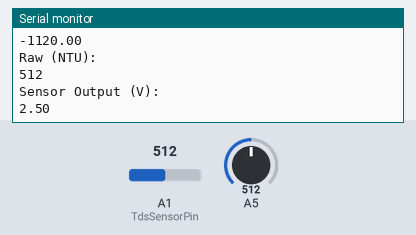
Simulated run of this sketch. Board: Arduino Uno, built with avr-gcc and run on an emulated ATmega328P. Parts: the last lines printed to the serial monitor. Inputs (shaded band) come from the test bench; at power-on: A1 (TdsSensorPin) = 512, A5 = 512.

Above: at 1.8 s.
1.9 s: A1 (TdsSensorPin) set to 716
3.4 s: A5 set to 716
At 4.7 s:
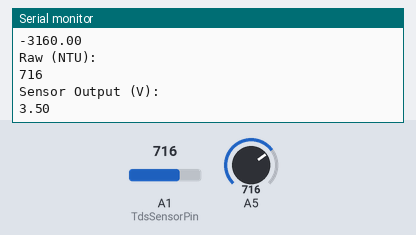
4.9 s: A1 (TdsSensorPin) set to 900
6.4 s: A5 set to 900
At 7.5 s:
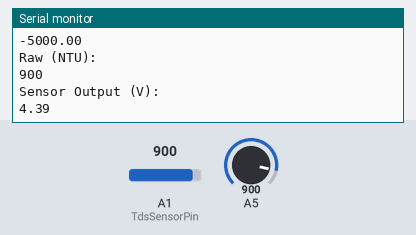
Timing chart, 0 to 8.9 s (numbered marks = the images above; inputs shaded):
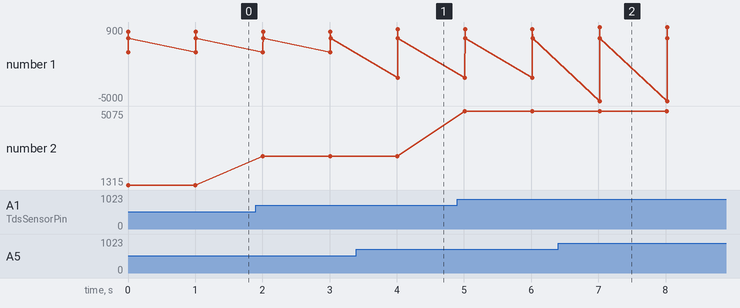

The sketch:

droneBoat_tdsSensor.ino
```cpp
// (licence header left out)
 /***********Notice and Trouble shooting***************
 1. This code is tested on Arduino Uno with Arduino IDE 1.0.5 r2 and 1.8.2.
 2. Calibration CMD:
     enter -> enter the calibration mode
     cal:tds value -> calibrate with the known tds value(25^c). e.g.cal:707
     exit -> save the parameters and exit the calibration mode
 ****************************************************/

#include <EEPROM.h>
#include "GravityTDS.h"

#define TdsSensorPin A1
GravityTDS gravityTds;

float temperature = 25,tdsValue = 0;

void setup()
{
    Serial.begin(115200);
    gravityTds.setPin(TdsSensorPin);
    gravityTds.setAref(5.0);  //reference voltage on ADC, default 5.0V on Arduino UNO
    gravityTds.setAdcRange(1024);  //1024 for 10bit ADC;4096 for 12bit ADC
    gravityTds.begin();  //initialization
}

void loop()
{
    //temperature = readTemperature();  //add your temperature sensor and read it
    gravityTds.setTemperature(temperature);  // set the temperature and execute temperature compensation
    gravityTds.update();  //sample and calculate
    tdsValue = gravityTds.getTdsValue();  // then get the value
    Serial.print(tdsValue,0);
    Serial.println("ppm");


    int sensorValue = analogRead(A5);
    float turbidity = map(sensorValue, 0, 400, 4000, 0);
    float voltage = sensorValue * (5.0 / 1024.0);

    Serial.println ("Turbidity (NTU):");
    Serial.println (turbidity);

    Serial.println ("Raw (NTU):");
    Serial.println (sensorValue);
    Serial.println ("Sensor Output (V):");
    Serial.println (voltage);

    Serial.println();

    delay(1000);
}

float round_to_dp( float in_value, int decimal_place )
{
  float multiplier = powf( 10.0f, decimal_place );
  in_value = roundf( in_value * multiplier ) / multiplier;
  return in_value;
}
```

Measured:
- after the input at 3.4 s, the serial monitor: prints a new line after 0.61 s (image 1)
- after the input at 6.4 s, the serial monitor: prints a new line after 0.62 s (image 2)
- plotted number 1: 2.5 → 3.5 after the input at 3.4 s, 3.5 → 4.39 after the input at 6.4 s
- plotted number 2: 1315 → 2786 after the input at 1.9 s, 2786 → 5075 after the input at 4.9 s
